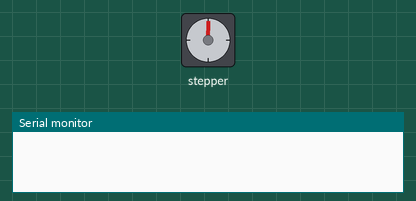
This sketch was run on a simulated Arduino Mega 2560, built with avr-gcc and run on an emulated ATmega2560. Shown: stepper motor, the last lines printed to the serial monitor. Wiring (inferred from the names in the program): stepper motor driver (200 steps per turn assumed): step pin 49; direction pin 51. Random numbers use the default seed unless the sketch sets one.

Above: at 7.7 s.
At 21.2 s:
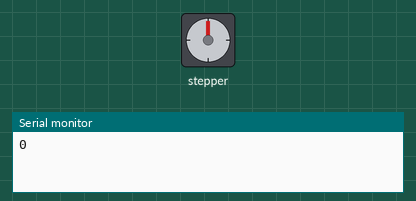
Timing chart, 0 to 37.6 s (numbered marks = the images above):
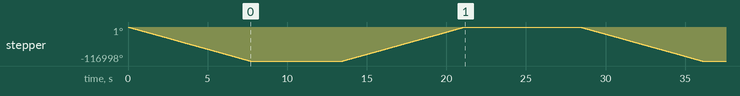

The sketch:

space_invaders.ino
```cpp
// Pin numbers
const int buttonPin = 2;
const int directionPin = 51;
const int stepPin = 49;

// Other constants
const int NumSteps = 32500; // steps
const int Speed = 50; // how fast the motor will "step"

void setup() {
  pinMode(buttonPin, INPUT);
  pinMode(directionPin, OUTPUT);
  pinMode(stepPin, OUTPUT);
  digitalWrite(directionPin, LOW);
  digitalWrite(stepPin, LOW);
    Serial.begin(9600);

}

void loop() {
    int del = random(3000, 10000);
    // Move in one direction
    for (float distance = 0.5; distance < NumSteps; distance += 0.5) {
      digitalWrite(stepPin, HIGH);
      delayMicroseconds(Speed);
      digitalWrite(stepPin, LOW);
      delayMicroseconds(Speed);
    }
    delay(del);
    // Reverse direction
    Serial.println(digitalRead(directionPin));
    digitalWrite(directionPin, !digitalRead(directionPin));

}
```

Measured:
- by itself, stepper: turns 116998° counter-clockwise in 7.6 s, then 116998° clockwise in 7.7 s, then 116998° counter-clockwise in 7.7 s
